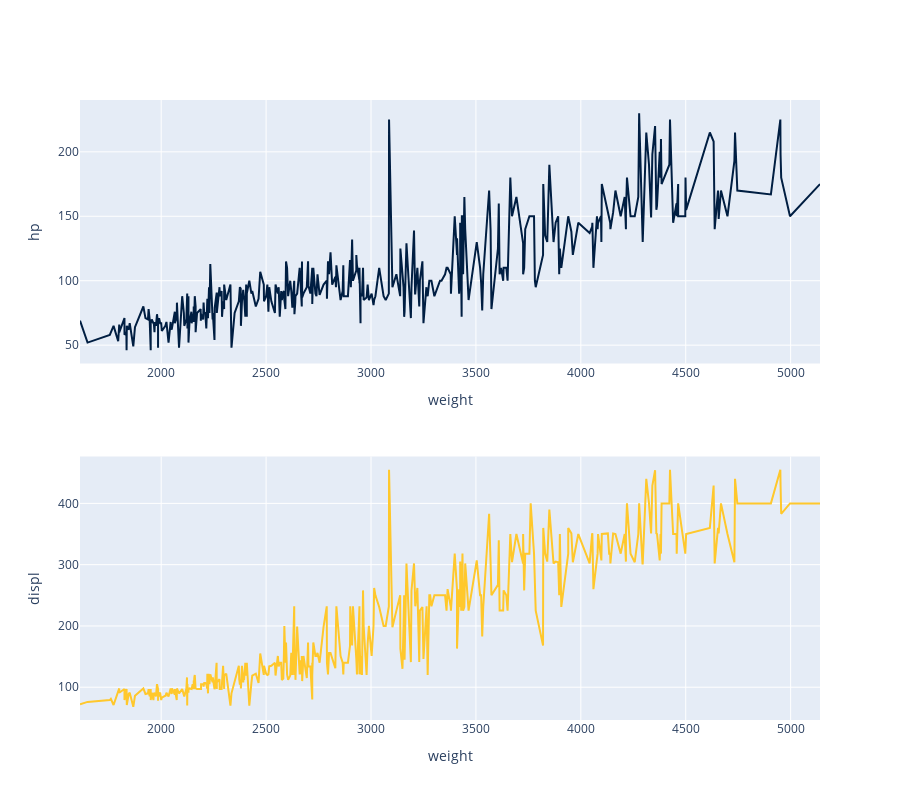

The notebook cell this image was saved under:
### Code cell
t.plot('weight', ['hp', 'displ'], overlay=False)

### Figure 1 — Plotly figure (JSON) as saved in the notebook; plotly's stock layout.template omitted (floating-point values rounded to 4 significant figures; data arrays with more than 128 entries replaced by an {"elided": "..."} marker saying what was removed)
{"data": [{"line": {"color": "rgb(0,30,66)"}, "mode": "lines", "name": "hp", "type": "scatter", "x": {"elided": "392 int values"}, "xaxis": "x", "y": {"elided": "392 int values"}, "yaxis": "y"}, {"line": {"color": "rgb(256,200,44)"}, "mode": "lines", "name": "displ", "type": "scatter", "x": {"elided": "392 int values"}, "xaxis": "x2", "y": {"elided": "392 float values"}, "yaxis": "y2"}], "layout": {"height": 800, "showlegend": false, "xaxis": {"anchor": "y", "domain": [0, 1], "title": {"text": "weight"}}, "xaxis2": {"anchor": "y2", "domain": [0, 1], "title": {"text": "weight"}}, "yaxis": {"anchor": "x", "domain": [0.575, 1], "title": {"text": "hp"}}, "yaxis2": {"anchor": "x2", "domain": [0, 0.425], "title": {"text": "displ"}}}}
